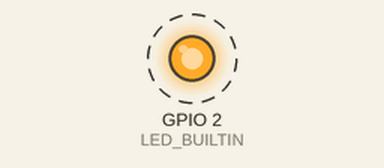
The sketch below on a simulated ESP32. On the bench: output pins drawn as LEDs (lit = HIGH). Dashed ring = blinking.

Above: at 0.5 s.
Timing chart, 0 to 4.6 s (numbered marks = the images above):
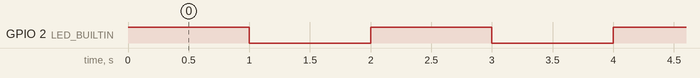

Measured:
- by itself, GPIO 2 (LED_BUILTIN): alternates HIGH for 1.0 s and LOW for 1.0 s

The sketch:

TaskCreatePinnedToCore.ino
```cpp
#if CONFIG_FREERTOS_UNICORE
#define ESP_RUNING_CORE 0
#else
#define ESP_RUNING_CORE 1
#endif


#define LED_BUILTIN 2


void TaskBlink(void *pvPrameters){
(void)pvPrameters;
for(;;){
digitalWrite(LED_BUILTIN,HIGH);
vTaskDelay(1000/portTICK_PERIOD_MS);
digitalWrite(LED_BUILTIN,LOW);
vTaskDelay(1000/portTICK_PERIOD_MS);
}
}
void setup() {

pinMode(LED_BUILTIN,OUTPUT);

xTaskCreatePinnedToCore(
TaskBlink,   //call function
"TaskBlink", //pC name
1024,        // stack size
NULL,        //parameters pass to function
1,           //priority
NULL,        //task handle pointer
ESP_RUNING_CORE); //running cpu core
}

void loop() {


}
```
